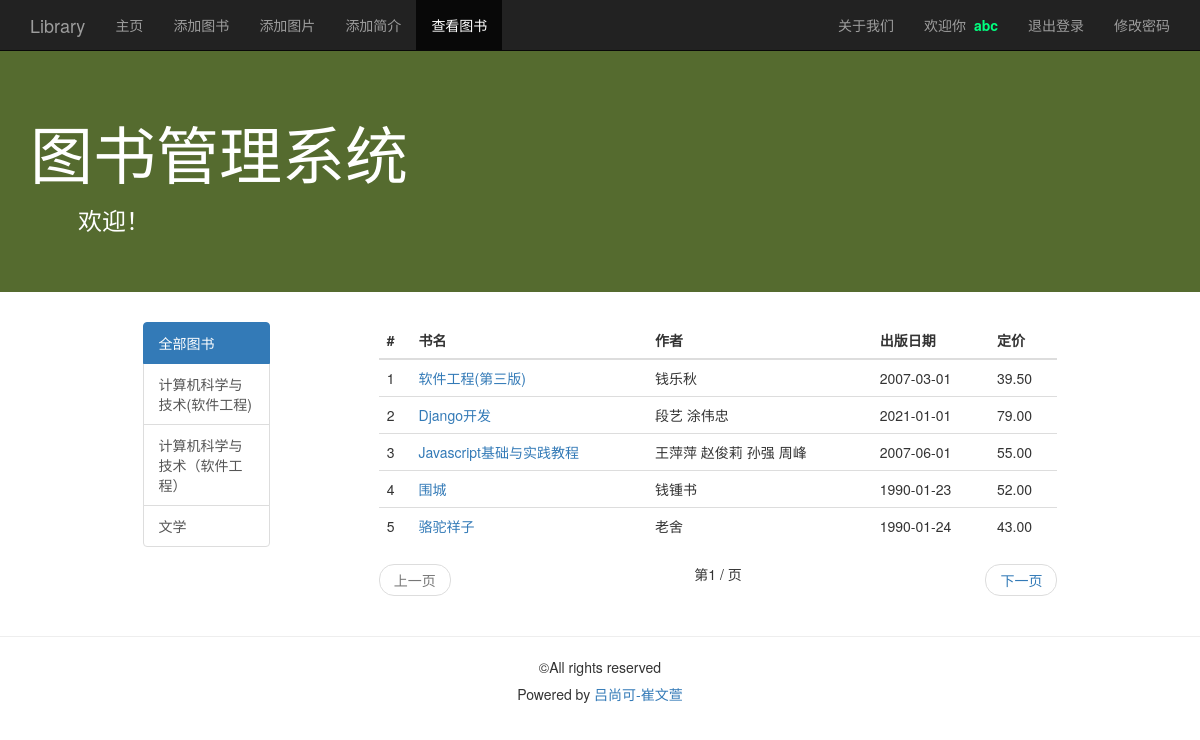
/book_list/all/ (signed in), run on the app's committed database.
### management/models.py (models this page shows, shortened)
class Book(models.Model):
    name = models.CharField(max_length=128, verbose_name='书籍名称')
    author = models.CharField(max_length=64, verbose_name='作者')
    price = models.FloatField(default=.0, verbose_name='定价')
    publish_date = models.DateField(null=True, blank=True, verbose_name='出版日期')
    category = models.CharField(max_length=32, default='未分类', verbose_name='书籍分类')
    create_datetime = models.DateTimeField(auto_now_add=True, verbose_name='添加日期')

### management/views.py (the view)
# urls.py: path('book_list/<str:category>/', views.book_list, name='book_list'),
@login_required
def book_list(request, category='all'):
    user = request.user
    category_list = Book.objects.values_list('category', flat=True).distinct() # 去重
    if Book.objects.filter(category=category).count() == 0:
        category = 'all'
        books = Book.objects.all()
    else:
        books = Book.objects.filter(category=category)
    paginator = Paginator(books, 5) # 每页5个对象
    page = request.GET.get('page')
    try:
        books = paginator.page(page)
    except PageNotAnInteger:
        books = paginator.page(1)
    except EmptyPage:
        books = paginator.page(paginator.num_pages)
    context = {
        'user': user,
        'active_menu': 'view_book',
        'category_list': category_list,
        'query_category': category,
        'book_list': books
    }
    return render(request, 'management/book_list.html', context)

### templates/management/book_list.html (shortened to what this page needs)
{% extends 'management/base.html' %}
{% block content %}
    <div class="container">
        <div class="row">
            <div class="col-md-10 col-md-offset-1">
                <div class="col-md-2">
                    <div class="list-group">
                        <a href="{% url 'book_list' 'all' %}" class="list-group-item"
                           id="id_category_all">全部图书</a>
                        {% for category in category_list %}
                        <a href="{% url 'book_list' category %}"
                           class="list-group-item"
                           id="id_category_{{ category }}">{{ category }}</a>
                        {% endfor %}
                    </div>
                </div>
                <div class="col-md-9 col-md-offset-1">
                    <table class="table table-hover">
                        <thead>
                        <tr>
                            <th>#</th>
                            <th>书名</th>
                            <th>作者</th>
                            <th>出版日期</th>
                            <th>定价</th>
                        </tr>
                        </thead>
                        <tbody>
                        {% for book in book_list %}
                        <tr>
                            <td>{{ forloop.counter }}</td>
                            <td><a href="{% url 'book_detail' book.id %}">{{ book.name }}</a></td>
                            <td>{{ book.author }}</td>
                            <td>{{ book.publish_date|date:'Y-m-d' }}</td>
                            <td>{{ book.price|floatformat:2 }}</td>
                        </tr>
                        {% empty %}
                        <tr>
                            <td>暂无图书</td>
                        </tr>
                        {% endfor %}
                        </tbody>
                    </table>
                    <nav>
                        <ul class="pager">
                            {% if book_list.has_previous %}
                            <li class="calendarnav-previous">
                                <a href="{% url 'book_list' query_category %}?page={{ book_list.previous_page_number }}">上一页</a>
                            </li>
                            {% else %}
                            <li class="previous disabled"><a href="#">上一页</a></li>
                            {% endif %}
                            第{{ book_list.number }} / {{ book_list.paginator.num_page }}页
                            {% if book_list.has_next %}
                            <li class="next">
                                <a href="{% url 'book_list' query_category %}?page={{ book_list.next_page_number }}">下一页</a>
                            </li>
                            {% else %}
                            <li class="next disabled"><a href="#">下一页</a></li>
                            {% endif %}
                        </ul>
                    </nav>
                </div>
            </div>
        </div>
    </div>
{% endblock %}

### templates/management/base.html (shortened to what this page needs)
{% load static %}
<!DOCTYPE html>
<html lang="zh-cn">
<head>
    <link rel="stylesheet" type="text/css" href="{% static 'css/bootstrap.min.css' %}">
    <link rel="stylesheet" type="text/css" href="{% static 'css/base.css' %}">
    <link rel="stylesheet" href="https://stackpath.bootstrapcdn.com/bootstrap/3.4.1/css/bootstrap.min.css">
    <link rel="stylesheet" href="https://lf3-cdn-tos.bytecdntp.com/cdn/expire-1-M/font-awesome/4.7.0/css/font-awesome.min.css">
</head>
<body>
    <nav class="navbar navbar-inverse navbar-fixed-top" role="navigation">
        <div class="container">
            <div class="navbar-header">
                <a href="{% url 'homepage' %}" class="navbar-brand">Library</a>
            </div>
            <div>
                <ul class="nav navbar-nav">
                    <li id="homepage"><a href="{% url 'homepage' %}">主页</a></li>
                    {% if user %}
                        {% if user.is_staff %}
                            <li id="add_book"><a href="{% url 'add_book' %}">添加图书</a></li>
                            <li id="add_img"><a href="{% url 'add_img' %}">添加图片</a></li>
                            <li id="add_intro"><a href="{% url 'add_intro' %}">添加简介</a></li>
                        {% endif %}
                        <li id="view_book"><a href="{% url 'book_list' 'all' %}">查看图书</a></li>
                    {% endif %}
                </ul>
                <ul class="nav navbar-nav navbar-right">
                    <li><a href="{% url 'log' %}">关于我们</a></li>
                    {% if user %}
                        <li><p class="navbar-text">欢迎你&nbsp;&nbsp;<span id="base_name">{{ user.username }}</span></p>
                        </li>
                        <li><a href="{% url 'logout' %}">退出登录</a></li>
                        <li><a href="{% url 'change_password' %}">修改密码</a></li>
                    {% else %}
                        <li><a href="{% url 'sign_up' %}">注册</a></li>
                        <li><a href="{% url 'login' %}">登录</a></li>
                    {% endif %}
                </ul>
            </div>
        </div>
    </nav>
<header class="jumbotron subhead" id="header-base">
    <div class="container">
        <h1>图书管理系统</h1>
        <h3>&emsp;&emsp;欢迎！</h3>
    </div>
</header>
{% block content %}{% endblock %}
<footer class="footer" role="contentinfo">
    <hr>
    <div class="container">
        <p class="text-center">&copy;All rights reserved</p>
        <h5 class="text-center">Powered by&nbsp;<a href="https://www.hit.edu.cn/">吕尚可-崔文萱</a></h5>
    </div>
</footer>
</body>
</html>

### management/static/css/base.css (style rules this page uses)
body { padding-top: 50px; background-color: #fef9eb; }
#header-base { background-color: #556B2F; color: #ffffff; }
#base_name { color: #00FF7F; font-weight: bold; }

### data on the page
Book: name "软件工程(第三版)", author "钱乐秋", publish_date "2007-03-01", price "39.50"
Book: name "Django开发", author "段艺 涂伟忠", publish_date "2021-01-01", price "79.00"
Book: name "Javascript基础与实践教程", author "王萍萍 赵俊莉 孙强 周峰", publish_date "2007-06-01", price "55.00"
Book: name "围城", author "钱锺书", publish_date "1990-01-23", price "52.00"
Book: name "骆驼祥子", author "老舍", publish_date "1990-01-24", price "43.00"

### other printed values
{{ user.username }} "abc"
{{ category }} "计算机科学与技术(软件工程)" "计算机科学与技术（软件工程）" "文学"
{{ book_list.number }} "1"
